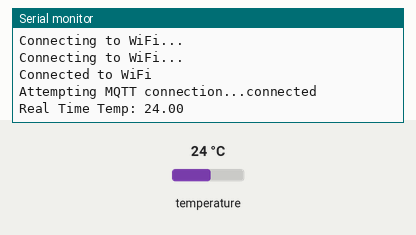
This sketch was run on a simulated ESP32. Shown: the last lines printed to the serial monitor. The test bench sets the inputs (shaded band); at power-on: temperature 24 °C. WiFi joins after 1.5 s; servers stay silent unless stated; no MQTT or app messages arrive unless stated.

Above: at 3.2 s.
3.3 s: temperature set to 12 °C
At 4.6 s:
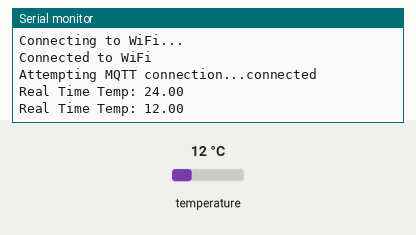
4.8 s: temperature set to 19 °C
At 5.6 s:
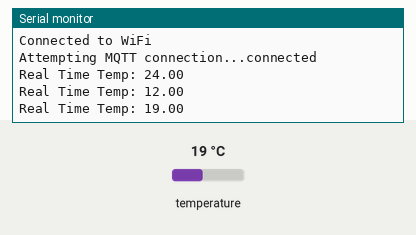
Timing chart, 0 to 7.8 s (numbered marks = the images above; inputs shaded):
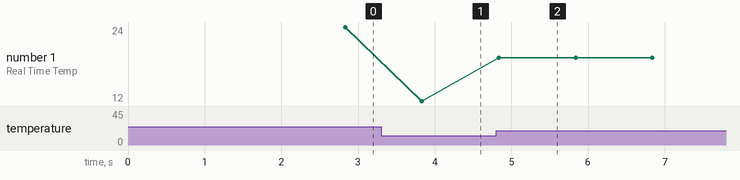

The sketch:

temperature_sensor.ino
```cpp
#include <WiFi.h>
#include <PubSubClient.h>
#include <OneWire.h>
#include <DallasTemperature.h>

// WiFi and MQTT credentials
const char* ssid = "Magda en Karol";
const char* password = "klapeczki";
const char* mqttServer = "192.168.129.25";
const char* mqttUser = "temperature_kitchen";
const char* mqttPassword = "klapeczki";
const char* mqttTopic = "home/kitchen/temperature";
const char* mqttClientId = "KitchenTemperature";  // each mqtt client needs a different id

// Define the pin for the OneWire bus (connected to the DS18B20 sensor)
#define ONE_WIRE_BUS 4

// Timing variables
unsigned long sensorStamp = 0;
unsigned long mqttStamp = 0;

// WiFi and MQTT clients
WiFiClient espClient;
PubSubClient client(espClient);

// OneWire and DallasTemperature objects
OneWire oneWire(ONE_WIRE_BUS);
DallasTemperature sensors(&oneWire);

void setup() {
  // Start the Serial Monitor
  Serial.begin(115200);

  // Connect to WiFi
  WiFi.begin(ssid, password);
  while (WiFi.status() != WL_CONNECTED) {
    delay(1000);
    Serial.println("Connecting to WiFi...");
  }
  Serial.println("Connected to WiFi");

  // Set up MQTT server
  client.setServer(mqttServer, 1883);

  // Start the DS18B20 temperature sensor
  sensors.begin();
}

void reconnectWiFi() {
  // Attempt to reconnect to WiFi if the connection is lost
  Serial.println("WiFi connection lost. Reconnecting...");
  WiFi.begin(ssid, password);
  while (WiFi.status() != WL_CONNECTED) {
    delay(1000);
    Serial.println("Reconnecting to WiFi...");
  }
  Serial.println("Reconnected to WiFi");
}

void reconnectMQTT() {
  // Reconnect to the MQTT server
  while (!client.connected()) {
    Serial.print("Attempting MQTT connection...");
    if (client.connect(mqttClientId, mqttUser, mqttPassword)) {
      Serial.println("connected");
    } else {
      Serial.print("failed, rc=");
      Serial.println(client.state());
      delay(5000);  // Wait before retrying
    }

    // If WiFi is disconnected during MQTT reconnection, reconnect WiFi
    if (WiFi.status() != WL_CONNECTED) {
      reconnectWiFi();
    }
  }
}

void loop() {
  // Check and reconnect WiFi if necessary
  if (WiFi.status() != WL_CONNECTED) {
    reconnectWiFi();
  }

  // Check and reconnect to the MQTT broker if necessary
  if (!client.connected()) {
    reconnectMQTT();
  }

  // Maintain MQTT connection
  client.loop();

  // Publish temperature to MQTT every 1 second
  if (millis() - mqttStamp > 1000) {
    mqttStamp = millis();
    sensors.requestTemperatures();  // Request temperature readings again
    float temp = sensors.getTempCByIndex(0);  // Get the temperature from the first sensor

    // Prepare temperature data as a string to publish
    char tempString[10];
    snprintf(tempString, sizeof(tempString), "%.2f", temp);

    if (temp > 0){
      // Publish the temperature data to the MQTT topic
      client.publish(mqttTopic, tempString);
    }

    Serial.print("Real Time Temp: ");
    Serial.println(tempString);
  }
}
```

Measured:
- after the input at 3.3 s, the serial monitor: prints a new line after 0.53 s (image 1)
- after the input at 4.8 s, the serial monitor: prints a new line at once (image 2)
- plotted number 1: 24 → 12 after the input at 3.3 s, 12 → 19 after the input at 4.8 s
